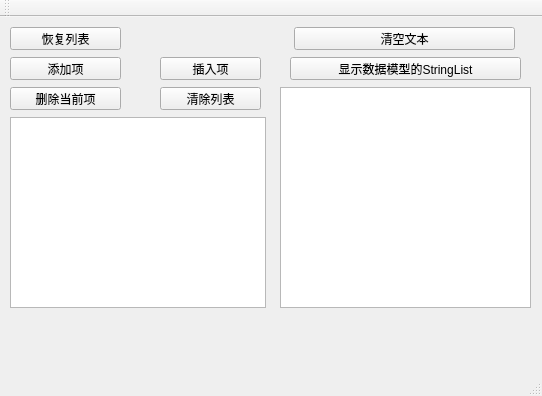
<?xml version="1.0" encoding="UTF-8"?>
<ui version="4.0">
 <class>MainWindow</class>
 <widget class="QMainWindow" name="MainWindow">
  <property name="geometry">
   <rect>
    <x>0</x>
    <y>0</y>
    <width>542</width>
    <height>396</height>
   </rect>
  </property>
  <property name="windowTitle">
   <string>MainWindow</string>
  </property>
  <widget class="QWidget" name="centralWidget">
   <widget class="QListView" name="listView">
    <property name="geometry">
     <rect>
      <x>10</x>
      <y>100</y>
      <width>256</width>
      <height>191</height>
     </rect>
    </property>
   </widget>
   <widget class="QPushButton" name="pushButton">
    <property name="geometry">
     <rect>
      <x>10</x>
      <y>10</y>
      <width>111</width>
      <height>23</height>
     </rect>
    </property>
    <property name="text">
     <string>恢复列表</string>
    </property>
   </widget>
   <widget class="QPushButton" name="pushButton_2">
    <property name="geometry">
     <rect>
      <x>10</x>
      <y>40</y>
      <width>111</width>
      <height>23</height>
     </rect>
    </property>
    <property name="text">
     <string>添加项</string>
    </property>
   </widget>
   <widget class="QPushButton" name="pushButton_3">
    <property name="geometry">
     <rect>
      <x>10</x>
      <y>70</y>
      <width>111</width>
      <height>23</height>
     </rect>
    </property>
    <property name="text">
     <string>删除当前项</string>
    </property>
   </widget>
   <widget class="QPushButton" name="pushButton_4">
    <property name="geometry">
     <rect>
      <x>160</x>
      <y>70</y>
      <width>101</width>
      <height>23</height>
     </rect>
    </property>
    <property name="text">
     <string>清除列表</string>
    </property>
   </widget>
   <widget class="QPushButton" name="pushButton_5">
    <property name="geometry">
     <rect>
      <x>160</x>
      <y>40</y>
      <width>101</width>
      <height>23</height>
     </rect>
    </property>
    <property name="text">
     <string>插入项</string>
    </property>
   </widget>
   <widget class="QPlainTextEdit" name="plainTextEdit">
    <property name="geometry">
     <rect>
      <x>280</x>
      <y>70</y>
      <width>251</width>
      <height>221</height>
     </rect>
    </property>
   </widget>
   <widget class="QPushButton" name="pushButton_6">
    <property name="geometry">
     <rect>
      <x>290</x>
      <y>40</y>
      <width>231</width>
      <height>23</height>
     </rect>
    </property>
    <property name="text">
     <string>显示数据模型的StringList</string>
    </property>
   </widget>
   <widget class="QPushButton" name="pushButton_7">
    <property name="geometry">
     <rect>
      <x>294</x>
      <y>10</y>
      <width>221</width>
      <height>23</height>
     </rect>
    </property>
    <property name="text">
     <string>清空文本</string>
    </property>
   </widget>
   <widget class="QLabel" name="LabInfo">
    <property name="geometry">
     <rect>
      <x>20</x>
      <y>300</y>
      <width>241</width>
      <height>31</height>
     </rect>
    </property>
    <property name="text">
     <string>&lt;html&gt;&lt;head/&gt;&lt;body&gt;&lt;p&gt;&lt;br/&gt;&lt;/p&gt;&lt;/body&gt;&lt;/html&gt;</string>
    </property>
   </widget>
  </widget>
  <widget class="QMenuBar" name="menuBar">
   <property name="geometry">
    <rect>
     <x>0</x>
     <y>0</y>
     <width>542</width>
     <height>23</height>
    </rect>
   </property>
  </widget>
  <widget class="QToolBar" name="mainToolBar">
   <attribute name="toolBarArea">
    <enum>TopToolBarArea</enum>
   </attribute>
   <attribute name="toolBarBreak">
    <bool>false</bool>
   </attribute>
  </widget>
  <widget class="QStatusBar" name="statusBar"/>
 </widget>
 <layoutdefault spacing="6" margin="11"/>
 <resources/>
 <connections/>
</ui>
